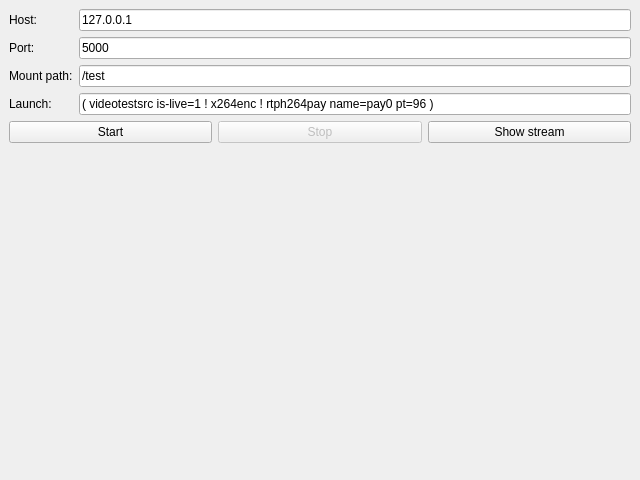
<?xml version="1.0" encoding="UTF-8"?>
<ui version="4.0">
 <class>MainView</class>
 <widget class="QMainWindow" name="MainView">
  <property name="geometry">
   <rect>
    <x>0</x>
    <y>0</y>
    <width>640</width>
    <height>480</height>
   </rect>
  </property>
  <property name="windowTitle">
   <string>MainWindow</string>
  </property>
  <widget class="QWidget" name="centralwidget">
   <layout class="QVBoxLayout" name="verticalLayout">
    <item>
     <layout class="QFormLayout" name="formLayout">
      <item row="0" column="0">
       <widget class="QLabel" name="label">
        <property name="text">
         <string>Host:</string>
        </property>
       </widget>
      </item>
      <item row="0" column="1">
       <widget class="QLineEdit" name="host">
        <property name="text">
         <string>127.0.0.1</string>
        </property>
       </widget>
      </item>
      <item row="1" column="0">
       <widget class="QLabel" name="label_2">
        <property name="text">
         <string>Port:</string>
        </property>
       </widget>
      </item>
      <item row="1" column="1">
       <widget class="QLineEdit" name="port">
        <property name="text">
         <string>5000</string>
        </property>
       </widget>
      </item>
      <item row="2" column="0">
       <widget class="QLabel" name="label_3">
        <property name="text">
         <string>Mount path:</string>
        </property>
       </widget>
      </item>
      <item row="2" column="1">
       <widget class="QLineEdit" name="mountPath">
        <property name="text">
         <string>/test</string>
        </property>
       </widget>
      </item>
      <item row="3" column="0">
       <widget class="QLabel" name="label_4">
        <property name="text">
         <string>Launch:</string>
        </property>
       </widget>
      </item>
      <item row="3" column="1">
       <widget class="QLineEdit" name="launch">
        <property name="text">
         <string>( videotestsrc is-live=1 ! x264enc ! rtph264pay name=pay0 pt=96 )</string>
        </property>
       </widget>
      </item>
     </layout>
    </item>
    <item>
     <layout class="QHBoxLayout" name="horizontalLayout">
      <item>
       <widget class="QPushButton" name="start">
        <property name="text">
         <string>Start</string>
        </property>
       </widget>
      </item>
      <item>
       <widget class="QPushButton" name="stop">
        <property name="enabled">
         <bool>false</bool>
        </property>
        <property name="text">
         <string>Stop</string>
        </property>
       </widget>
      </item>
      <item>
       <widget class="QPushButton" name="showStream">
        <property name="text">
         <string>Show stream</string>
        </property>
       </widget>
      </item>
     </layout>
    </item>
    <item>
     <spacer name="verticalSpacer">
      <property name="orientation">
       <enum>Qt::Vertical</enum>
      </property>
      <property name="sizeHint" stdset="0">
       <size>
        <width>20</width>
        <height>40</height>
       </size>
      </property>
     </spacer>
    </item>
   </layout>
  </widget>
 </widget>
 <resources/>
 <connections/>
</ui>
